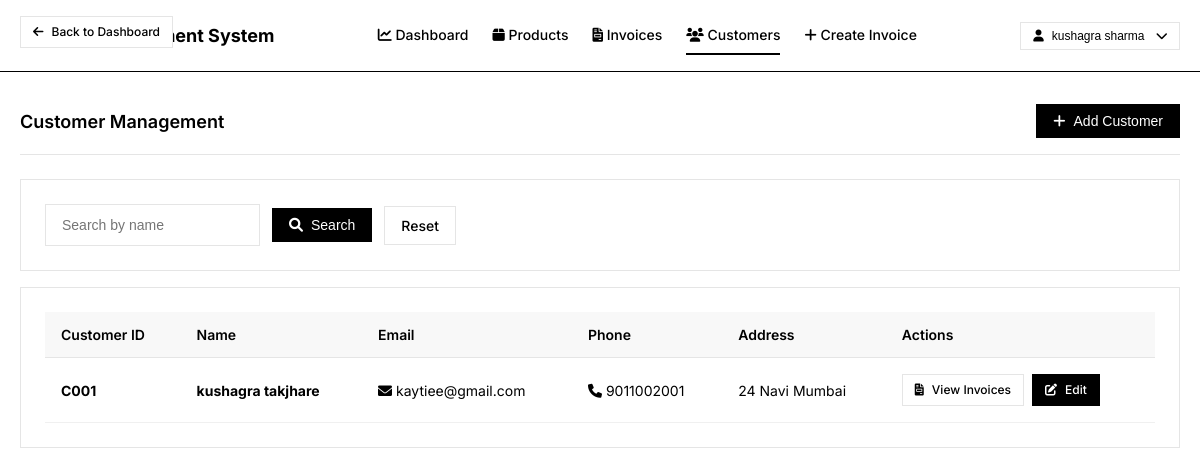
Page /seller/customers (signed in) on the committed database.
### models.py (models this page shows, shortened)
class Customer(db.Model):
    __tablename__ = 'customers'
    c_id = db.Column(db.String(10), primary_key=True)    # C_ID
    c_name = db.Column(db.String(100), nullable=False)  # C_NAME
    c_email = db.Column(db.String(100), nullable=False, unique=True)  # C_EMAIL
    c_phone_no = db.Column(db.String(20), nullable=False)  # C_PHONE_NO
    c_address = db.Column(db.Text, nullable=False)       # C_ADDRESS
    password = db.Column(db.String(255), nullable=True, default='')  # PASSWORD (optional for customers)
    invoices = db.relationship('Invoice', backref='customer', lazy=True)
    @property
    def id(self):
        return self.c_id
    @property
    def name(self):
        return self.c_name
    @property
    def email(self):
        return self.c_email
    @property
    def phone(self):
        return self.c_phone_no
    @property
    def address(self):
        return self.c_address

### app.py (the view)
@app.route('/seller/customers')
@login_required
@role_required('seller')
def seller_customers():
    q = request.args.get('q', '').strip()
    base = Customer.query
    if q:
        base = base.filter(Customer.c_name.ilike(f"%{q}%"))
    customers = base.order_by(Customer.c_name.asc()).all()
    return render_template('seller/customers.html', customers=customers, q=q)

### app.py (called while the page is built)
def login_required(f):
    from functools import wraps
    @wraps(f)
    def decorated_function(*args, **kwargs):
        if 'user_id' not in session:
            return redirect(url_for('login'))
        return f(*args, **kwargs)
    return decorated_function

def role_required(role):
    def decorator(f):
        from functools import wraps
        @wraps(f)
        def decorated_function(*args, **kwargs):
            if 'user_role' not in session or session['user_role'] != role:
                flash('Access denied. Insufficient permissions.', 'error')
                return redirect(url_for('login'))
            return f(*args, **kwargs)
        return decorated_function
    return decorator

### templates/seller/customers.html (shortened to what this page needs)
{% extends "base.html" %}
{% block back_button %}
<a href="{{ url_for('seller_dashboard') }}" class="btn btn-outline btn-sm back-btn">
    <i class="fas fa-arrow-left"></i>
    Back to Dashboard
</a>
{% endblock %}
{% block content %}
<div class="dashboard">
    <div class="section-header">
        <h2 class="section-title">Customer Management</h2>
        <button type="button" class="btn btn-primary" onclick="showAddCustomerForm()">
            <i class="fas fa-plus"></i>
            Add Customer
        </button>
    </div>
    <div class="card" style="margin-bottom: 16px;">
        <form method="get" class="form-inline" style="display: flex; gap: 12px; align-items: center; flex-wrap: wrap;">
            <div class="form-group" style="display: flex; align-items: center; gap: 12px; margin-bottom: 0;">
                <input type="text" id="q" name="q" aria-label="Customer Name" value="{{ q or '' }}" class="form-input" placeholder="Search by name" style="max-width: 260px;">
                <button type="submit" class="btn btn-primary"><i class="fas fa-search"></i> Search</button>
                <a href="{{ url_for('seller_customers') }}" class="btn btn-outline">Reset</a>
            </div>
        </form>
    </div>
    {% if customers %}
    <div class="card">
        <table class="table">
            <thead>
                <tr>
                    <th>Customer ID</th>
                    <th>Name</th>
                    <th>Email</th>
                    <th>Phone</th>
                    <th>Address</th>
                    <th>Actions</th>
                </tr>
            </thead>
            <tbody>
                {% for customer in customers %}
                <tr>
                    <td>
                        <div class="customer-id">
                            <strong>{{ customer.id }}</strong>
                        </div>
                    </td>
                    <td>
                        <div class="customer-name">
                            <strong>{{ customer.name }}</strong>
                        </div>
                    </td>
                    <td>
                        <div class="customer-email">
                            <i class="fas fa-envelope"></i>
                            {{ customer.email }}
                        </div>
                    </td>
                    <td>
                        <div class="customer-phone">
                            <i class="fas fa-phone"></i>
                            {{ customer.phone }}
                        </div>
                    </td>
                    <td class="address-cell">{{ customer.address }}</td>
                    <td>
                        <div class="action-buttons">
                            <a href="{{ url_for('view_customer_invoices', customer_id=customer.id) }}" class="btn btn-outline btn-sm">
                                <i class="fas fa-file-invoice"></i>
                                View Invoices
                            </a>
                            <a href="{{ url_for('edit_customer', customer_id=customer.id) }}" class="btn btn-primary btn-sm">
                                <i class="fas fa-edit"></i>
                                Edit
                            </a>
                        </div>
                    </td>
                </tr>
                {% endfor %}
            </tbody>
        </table>
    </div>
    {% endif %}
</div>
{% endblock %}

### static/css/style.css (style rules this page uses)
* { margin: 0; padding: 0; box-sizing: border-box; }
body { font-family: 'Inter', -apple-system, BlinkMacSystemFont, 'Segoe UI', sans-serif; background-color: #ffffff; color: #000000; line-height: 1.5; font-size: 14px; }
.dashboard { max-width: 100%; }
.section-header { display: flex; justify-content: space-between; align-items: center; margin-bottom: 24px; padding-bottom: 16px; border-bottom: 1px solid #e5e5e5; }
.section-title { font-size: 18px; font-weight: 600; color: #000000; }
.card { background-color: #ffffff; border: 1px solid #e5e5e5; border-radius: 0; padding: 24px; margin-bottom: 24px; }
.table { width: 100%; border-collapse: collapse; font-size: 14px; }
.table th { background-color: #f8f8f8; padding: 12px 16px; text-align: left; font-weight: 600; color: #000000; border-bottom: 1px solid #e5e5e5; }
.table td { padding: 16px; border-bottom: 1px solid #f0f0f0; vertical-align: middle; }
.btn { display: inline-flex; align-items: center; gap: 8px; padding: 8px 16px; border: 1px solid #000000; background-color: #ffffff; color: #000000; text-decoration: none; font-size: 14px; font-weight: 500; cursor: pointer; transition: all 0.2s; border-radius: 0; }
.btn-primary { background-color: #000000; color: #ffffff; }
.btn-outline { background-color: #ffffff; color: #000000; border-color: #e5e5e5; }
.btn-sm { padding: 6px 12px; font-size: 12px; }
.form-group { margin-bottom: 20px; }
.form-input { width: 100%; padding: 12px 16px; border: 1px solid #e5e5e5; background-color: #ffffff; color: #000000; font-size: 14px; border-radius: 0; transition: border-color 0.2s; }
.action-buttons { display: flex; gap: 8px; }
.table td .action-buttons { justify-content: flex-start; }
.btn.btn-sm { min-width: 32px; }
.back-btn { position: absolute; top: 16px; left: 20px; z-index: 10; }

### rows in the picture
Customer: id "C001", name "kushagra takjhare", email "kaytiee@gmail.com", phone "9011002001", address "24 Navi Mumbai"

### other values in the picture
{{ session.user_name }} "kushagra sharma"
